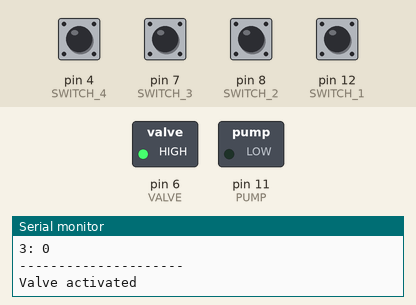
A sketch run on a simulated Arduino Uno, built with avr-gcc and run on an emulated ATmega328P. Shown: switched loads named in the sketch (green lamp = pin HIGH), the last lines printed to the serial monitor. The test bench sets the inputs (shaded band); at power-on: pin 4 (SWITCH_4), pin 7 (SWITCH_3), pin 8 (SWITCH_2), pin 12 (SWITCH_1) HIGH.

Above: at 1.8 s.
1.9 s: pin 7 (SWITCH_3) pulled LOW for 0.15 s
At 2.8 s:
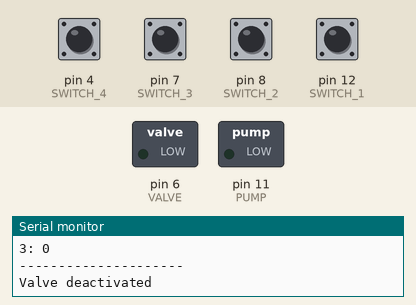
Timing chart, 0 to 4.9 s (numbered marks = the images above; inputs shaded):
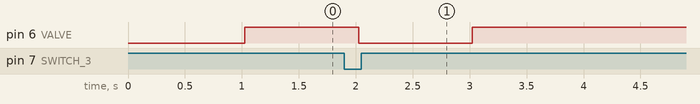

The sketch:

PumpControler.ino
```cpp
#include "src/ReedSwitch.h"

void setup(){
  Serial.begin(9600);
}

void loop(){
  reedSwitch.loopSwitch();
}
```

ReedSwitch.cpp
```cpp
#include "ReedSwitch.h"

ReedSwitch :: ReedSwitch(){
    pinMode(SWITCH_1, INPUT_PULLUP);
    pinMode(SWITCH_2, INPUT_PULLUP);
    pinMode(SWITCH_3, INPUT_PULLUP);
    pinMode(SWITCH_4, INPUT_PULLUP);

    pinMode(PUMP, OUTPUT);
    pinMode(VALVE, OUTPUT);
    digitalWrite(PUMP, LOW);
    digitalWrite(VALVE, LOW);
}

void ReedSwitch :: loopSwitch(){
    timer();
    if(hasTimePassed){
    getSwitchRead();
    processData();
    }
    hasTimePassed = false;
}

void ReedSwitch :: timer(){
    if((millis() - timeSinceLastRead) >= TIME){
        hasTimePassed = true;
        timeSinceLastRead = millis();
    }
}

void ReedSwitch :: getSwitchRead(){
    for(int i = 0; i < 4; i++){
        if(!digitalRead(switchs[i])){
            switchState[i] = true;
        } else{
            switchState[i] = false;
        }
    }
}

void ReedSwitch :: processData(){
    printOnSerial();

    if(!switchState[0] && !switchState[1] && !switchState[2] && !switchState[3]){
        Serial.println("Valve activated");
        activateValve();
    }
    if(!switchState[0] && !switchState[1] && !switchState[2] && isValveActivated == false){
        Serial.println("Pump activated");
        activatePump();
    }
    if(isValveActivated && !switchState[2] == false){
        Serial.println("Valve deactivated");
        deactivateValve();
    }
    if(isPumpActivated && !switchState[0] == false){
        Serial.println("Pump deactivated");
        deactivatePump();
    }
}

void ReedSwitch :: activatePump(){
    digitalWrite(PUMP, HIGH);
    isPumpActivated = true;
}

void ReedSwitch :: activateValve(){
    digitalWrite(VALVE, HIGH);
    isValveActivated = true;
}

void ReedSwitch :: deactivatePump(){
    digitalWrite(PUMP, LOW);
    isPumpActivated = false;
}

void ReedSwitch :: deactivateValve(){
    digitalWrite(VALVE, LOW);
    isValveActivated = false;
}

void ReedSwitch :: printOnSerial(){
    Serial.println("The valve levels are:");
    for(int i = 0; i < 4; i++){
        Serial.println(String(i) + ": " + switchState[i]);
    }
    Serial.println("---------------------");
}

ReedSwitch reedSwitch;
```

ReedSwitch.h
```cpp
#ifndef Reed_Switch
#define Reed_Switch

#include "Arduino.h"

#define SWITCH_1 12
#define SWITCH_2 8
#define SWITCH_3 7
#define SWITCH_4 4

#define PUMP 11
#define VALVE 6

#define TIME 1000

class ReedSwitch{
    public:
    void loopSwitch();
    ReedSwitch();

    private:
    void timer();
    void getSwitchRead();
    void processData();
    void activatePump();
    void activateValve();
    void deactivatePump();
    void deactivateValve();
    void printOnSerial();

    bool hasTimePassed = false;
    bool isPumpActivated = false;
    bool isValveActivated = false;
    bool switchState[4] = {false, false, false, false};

    int switchs[4] = {12, 8, 7, 4};

    unsigned long timeSinceLastRead = 0;
};

extern ReedSwitch reedSwitch;
#endif
```

Measured:
- after the input at 1.9 s, pin 6 (VALVE): HIGH → LOW after 0.13 s, → HIGH 1.0 s later
